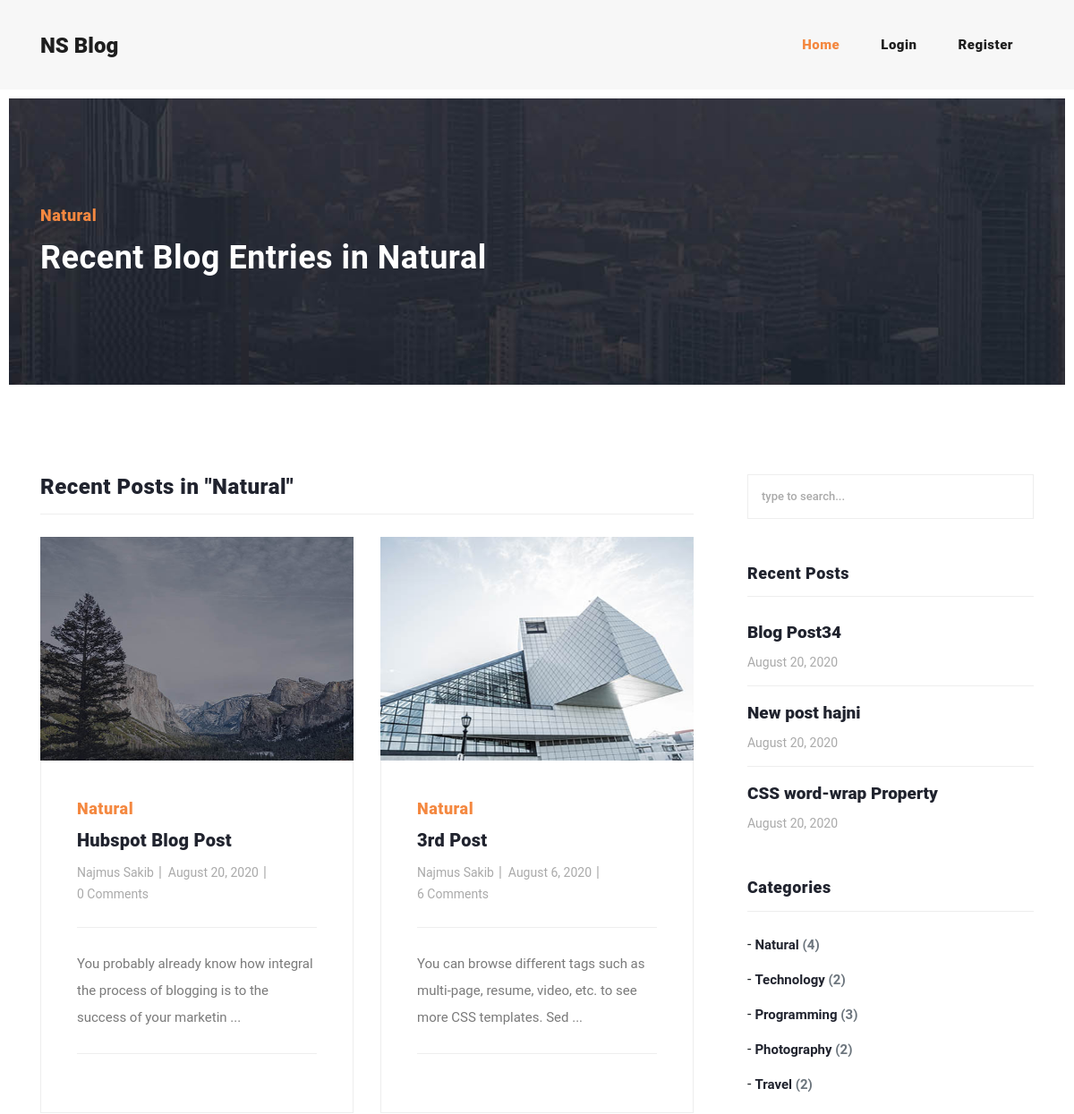
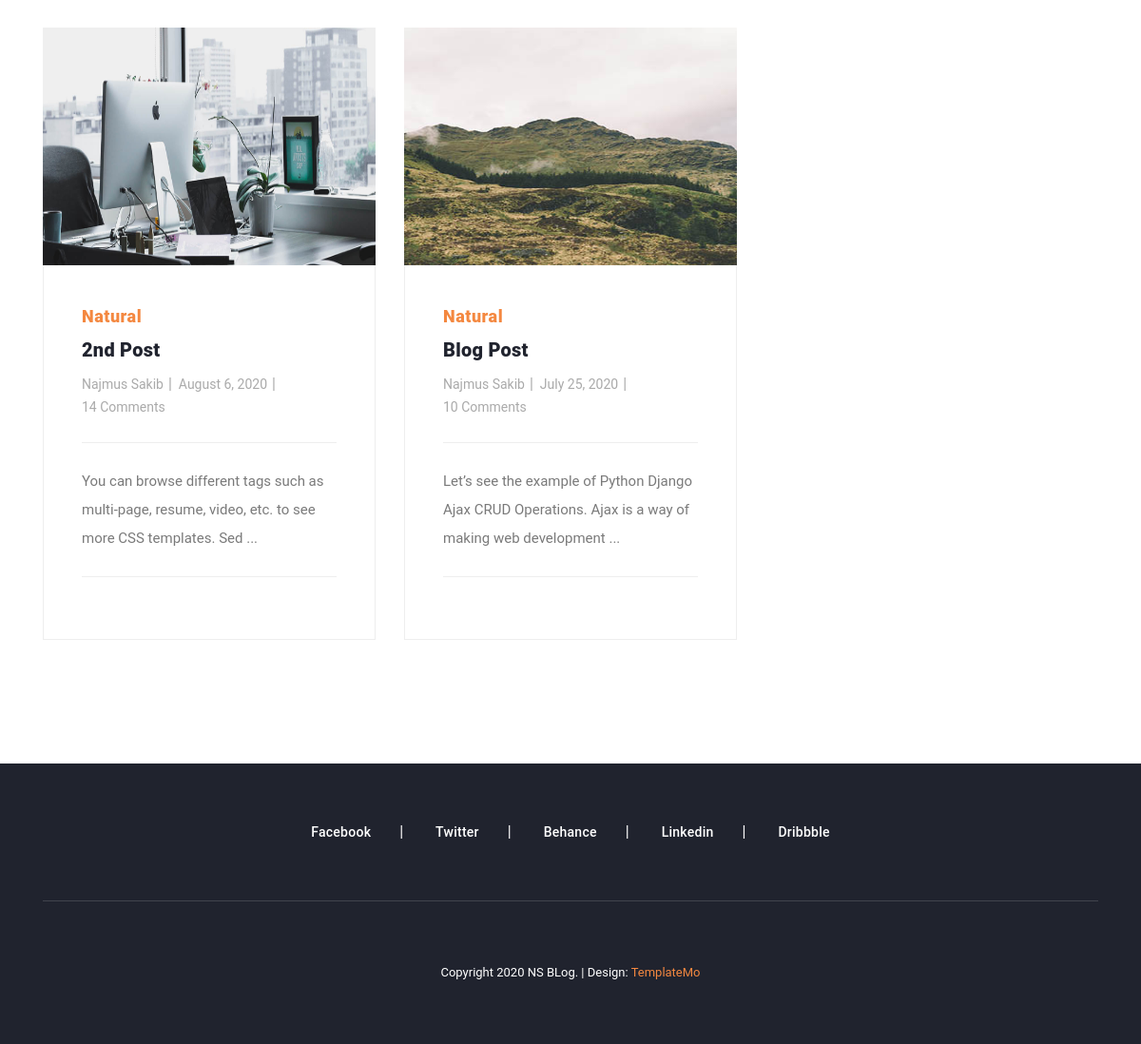
Page /natural/ on the committed database (2 pictures, top to bottom).
### article/models.py (models this page shows, shortened)
class Category(models.Model):
    category_name = models.CharField(max_length=50)
    category_slug = models.SlugField(unique=True, max_length=60)
    class Meta:
        verbose_name = 'Category'
        verbose_name_plural = 'Categories'
    def __str__(self):
        return f"{self.category_name}"

class Post(models.Model):
    category = models.ForeignKey(Category, verbose_name="Category",on_delete= models.CASCADE, related_name='posts')
    title = models.CharField(max_length=255)
    slug = models.SlugField(max_length=270, unique=True)
    author = models.ForeignKey(UserExtended, on_delete= models.CASCADE,related_name='blog_posts')
    thumbnail = models.ImageField(upload_to=post_thumb_path, blank=True)
    content = models.TextField()
    updated_on = models.DateTimeField(auto_now= True)
    created_on = models.DateTimeField(auto_now_add=True)
    status = models.IntegerField(choices=STATUS, default=1)
    class Meta:
        ordering = ['-created_on']

class UserExtended(models.Model):
    user = models.OneToOneField(User, on_delete=models.CASCADE)
    avatar = models.ImageField(upload_to=user_avatar_path, default="avatar.png")
    about = models.TextField()
    birthday = models.DateField()
    gender = models.TextField(choices=GENDER, default="male")

### article/views.py (the view)
# urls.py: path('<slug:category>/', views.category, name="category"),
def category(request, category):
    cat = Category.objects.filter(category_slug=category).first()
    posts = Post.objects.filter(category=cat.id)
    categories = Category.objects.all()
    paginator = Paginator(posts, 10)  # 10 posts in each page
    page_number = request.GET.get('page')
    post_list = paginator.get_page(page_number)
    post5 = Post.objects.filter(status=1).order_by('-updated_on')[0:3]
    context = {
        "posts":post5,
        'categories':categories,
        "cat"   : cat,
        "post_list":post_list
    }
    return render(request, "article/category.html", context)

### article/templates/article/category.html (shortened to what this page needs)
{% extends 'article/base.html' %}
{% load static %}
{% block body %}
<div class="heading-page header-text">
    <section class="page-heading">
        <div class="container">
            <div class="row">
                <div class="col-lg-12">
                    <div class="text-content">
                        <h4>{{ cat }}</h4>
                        <h2>Recent Blog Entries in {{ cat }}</h2>
                    </div>
                </div>
            </div>
        </div>
    </section>
</div>
<section class="blog-posts grid-system">
    <div class="container">
        <div class="row">
            <div class="col-lg-8">
                <div class="sidebar-heading">
                    <h2 style="
                font-size: 1.5rem;">Recent Posts in "{{ cat }}"</h2>
                </div>
                <div class="all-blog-posts">
                    <div class="row">
                        {% for post in post_list %}
                        <div class="col-lg-6">
                            <div class="blog-post">
                                <div class="blog-thumb">
                                    <img style="min-height: 250px; max-height: 250px;" src="{{ post.thumbnail.url }}" alt="{{ post.title }}">
                                </div>
                                <div class="down-content">
                                    <span>{{ post.category }}</span>
                                    <a href="{% url 'singlePost' post.category.category_slug post.slug %}">
                                        <h4>{{ post.title }}</h4>
                                    </a>
                                    <ul class="post-info">
                                        <li><a href="#">{{ post.author.user.first_name }} {{ post.author.user.last_name }}</a></li>
                                        <li><a href="#">{{ post.created_on|date:"F j, Y" }}</a></li>
                                        <li><a href="{% url 'singlePost' post.category.category_slug post.slug %}#comment-section">{{ post.comments.count }} Comments</a></li>
                                    </ul>
                                    <p>{{ post.content|slice:":100"|striptags }} ...</p>
                                </div>
                            </div>
                        </div>
                        {% endfor %}
                    </div>
                </div>
            </div>
            <div class="col-lg-4">
                <div class="sidebar">
                    <div class="row">
                        <div class="col-lg-12">
                            <div class="sidebar-item search">
                                <form id="search_form" name="gs" method="GET" action="#">
                                    <input type="text" name="q" class="searchText" placeholder="type to search..."
                                        autocomplete="on">
                                </form>
                            </div>
                        </div>
                        <div class="col-lg-12">
                            <div class="sidebar-item recent-posts">
                                <div class="sidebar-heading">
                                    <h2>Recent Posts</h2>
                                </div>
                                <div class="content">
                                    <ul>
                                        {% for post in posts %}
                                        <li><a href="{% url 'singlePost' post.category.category_slug post.slug %}">
                                                <h5>{{ post.title }}</h5>
                                                <span>{{ post.created_on|date:"F j, Y" }}</span>
                                            </a></li>
                                        {% endfor %}
                                    </ul>
                                </div>
                            </div>
                        </div>
                        <div class="col-lg-12">
                            <div class="sidebar-item categories">
                                <div class="sidebar-heading">
                                    <h2>Categories</h2>
                                </div>
                                <div class="content">
                                    <ul>
                                        {% for category in categories %}
                                        <li>- <a href="{% url 'category' category.category_slug %}"> {{ category }} <span class="text-muted"> ({{ category.posts.count }})</span></a></li>
                                        {% endfor %}
                                    </ul>
                                </div>
                            </div>
                        </div>
                    </div>
                </div>
            </div>
        </div>
    </div>
</section>
{% endblock body %}

### article/templates/article/base.html (shortened to what this page needs)
{% load static %}
<!DOCTYPE html>
<html lang="en">
<head>
    <link href="{% static 'vendor/bootstrap/css/bootstrap.min.css' %}" rel="stylesheet">
    <link rel="stylesheet" href="{% static 'assets/css/fontawesome.css' %}">
    <link rel="stylesheet" href="{% static 'assets/css/templatemo-stand-blog.css' %}">
    <link rel="stylesheet" href="{% static 'assets/css/owl.css' %}">
</head>
<body>
    <header class="">
        <nav class="navbar navbar-expand-lg">
            <div class="container">
                <a class="navbar-brand" href="{% url 'index' %}">
                    <h2>NS Blog<em></em></h2>
                </a>
                <div class="collapse navbar-collapse" id="navbarResponsive">
                    <ul class="navbar-nav ml-auto">
                        <li class="nav-item active">
                            <a class="nav-link" href="{% url 'index' %}">Home</a>
                        </li>
                        {% if not user.is_authenticated %}
                        <li class="nav-item">
                            <a class="nav-link" href="{% url 'login' %}">Login</a>
                        </li>
                        <li class="nav-item">
                            <a class="nav-link" href="{% url 'register' %}">Register</a>
                        </li>
                        {% endif %}
                    </ul>
                </div>
            </div>
        </nav>
    </header>
    {% block body %}
    {% endblock body %}
    <footer>
        <div class="container">
            <div class="row">
                <div class="col-lg-12">
                    <ul class="social-icons">
                        <li><a href="https://facebook.com/sakib412">Facebook</a></li>
                        <li><a href="#">Twitter</a></li>
                        <li><a href="#">Behance</a></li>
                        <li><a href="#">Linkedin</a></li>
                        <li><a href="#">Dribbble</a></li>
                    </ul>
                </div>
                <div class="col-lg-12">
                    <div class="copyright-text">
                        <p>Copyright 2020 NS BLog.
                            | Design: <a rel="nofollow" href="https://templatemo.com" target="_parent">TemplateMo</a>
                        </p>
                    </div>
                </div>
            </div>
        </div>
    </footer>
</body>
</html>

### rows in the picture
Category: category_name "Natural", posts.count "4"
Post: thumbnail (picture), category "Natural", title "Hubspot Blog Post", author.user.first_name "Najmus", author.user.last_name "Sakib", created_on "August 20, 2020", comments.count "0", content "You probably already know how integral the process of blogging is to the success of your marketin"
Post: thumbnail (picture), category "Natural", title "3rd Post", author.user.first_name "Najmus", author.user.last_name "Sakib", created_on "August 6, 2020", comments.count "6", content "You can browse different tags such as multi-page, resume, video, etc. to see more CSS templates. Sed"
Post: thumbnail (picture), category "Natural", title "2nd Post", author.user.first_name "Najmus", author.user.last_name "Sakib", created_on "August 6, 2020", comments.count "14", content "You can browse different tags such as multi-page, resume, video, etc. to see more CSS templates. Sed"
Post: thumbnail (picture), category "Natural", title "Blog Post", author.user.first_name "Najmus", author.user.last_name "Sakib", created_on "July 25, 2020", comments.count "10", content "Let’s see the example of Python Django Ajax CRUD Operations. Ajax is a way of making web development"
Post: title "Blog Post34", created_on "August 20, 2020"
Post: title "New post hajni", created_on "August 20, 2020"
Post: title "CSS word-wrap Property", created_on "August 20, 2020"
Category: category_name "Technology", posts.count "2"
Category: category_name "Programming", posts.count "3"
Category: category_name "Photography", posts.count "2"
Category: category_name "Travel", posts.count "2"
